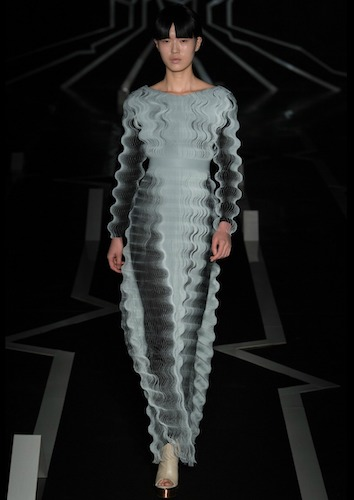
#> input picture data/images/dress_1.jpg, 354 x 500 px
$ python -i silhouette.py   (imports and definitions only)
#> lines starting #> are read from the running program, lines starting #| are printed output that depends on the picture; after the words box and inside, x2 and y2 are one past the last pixel; in counts of white or black regions, pixels touching at a corner belong together
#> further down, picture is the input picture: shape (500, 354, 3); mean B, G, R 30.8, 31.4, 30.3
import os
import cv2
import numpy as np
import matplotlib.pyplot as plt
import scipy.ndimage

def edge_detect(img,threshold_ratio=0.3):
	'''
	For our edge detection algorithm, we will be using canny edge detection, coupled with Otsu's algorithm to determine proper
	threshold values for the cv2 canny edge detection.
	'''
#> called with threshold_ratio = 0.3

	gray_image = cv2.cvtColor(img, cv2.COLOR_BGR2GRAY)
	blurred_gray = cv2.GaussianBlur(gray_image,(5,5),0)
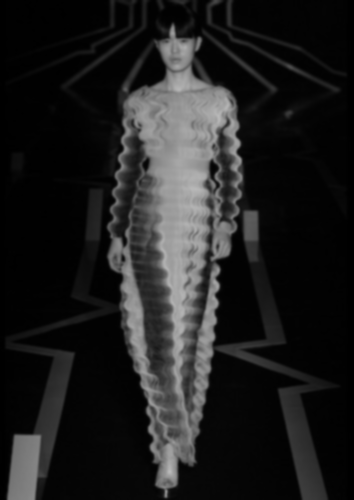
#> blurred_gray: shape (500, 354); min 0, max 186, mean 31
	ret,th = cv2.threshold(blurred_gray,0,255,cv2.THRESH_BINARY+cv2.THRESH_OTSU)
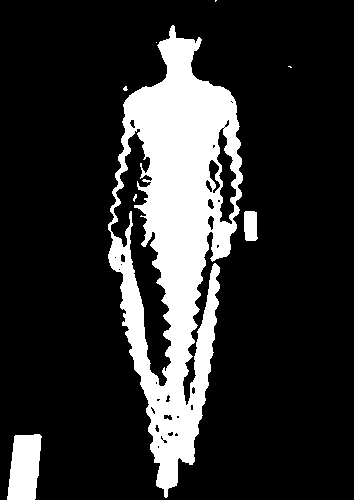
#> th: shape (500, 354); 18.1% white; 8 white regions (5 under 20 px), largest, box (x1, y1, x2, y2) and area: (108, 25, 243, 498) 29861, (7, 434, 42, 500) 1828, (244, 211, 258, 241) 378
#> ret = 68
	lower = int(max(0 ,(1-threshold_ratio)*ret))
#> lower = 47
	upper = int(min(255,(1+threshold_ratio)*ret))
#> upper = 88

	blurred_img = cv2.GaussianBlur(img,(5,5),0)
	edges = cv2.Canny(img,lower,upper)
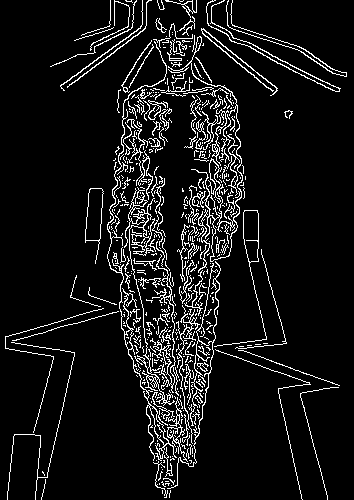
#> edges: shape (500, 354); 8.3% white in thin lines or dots

	# cv2.imshow("canny_edges", edges)
	# cv2.waitKey(200)
	return edges

def create_clothing_mask(img):
	'''
	To generate the clothing mask, we will first seperate background and foreground from the image using canny edge detection.
	Following that, we will use the grabcut algorithm to further isolate the foreground figure.
	From there, we can potentially go through iterations of edge detection and graph cut in order to seperate the foreground figure
	into distinctions between human and clothing.

	'''


	### Edge Detection
	edges = edge_detect(img)
	bool_edges = np.array(edges,dtype=bool)
#> bool_edges: shape (500, 354) bool; 8.3% white in thin lines or dots
	struct = scipy.ndimage.generate_binary_structure(2, 2) #include diagonals in binary structure for binary closing morphology

	initial_mask = scipy.ndimage.binary_closing((bool_edges),struct,iterations=30) #fill all holes best you can
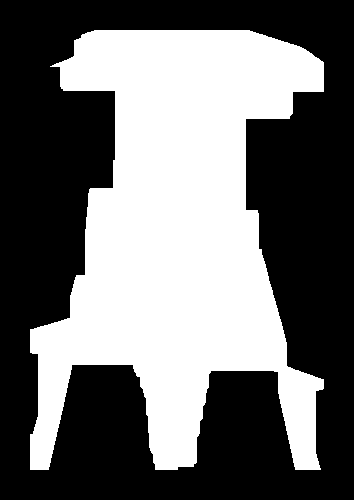
#> initial_mask: shape (500, 354) bool; 43.1% white; 1 white region, box (x1, y1, x2, y2) and area: (30, 30, 324, 470) 76294
	initial_mask = scipy.ndimage.binary_erosion((initial_mask),struct,iterations=2).astype(np.uint8)
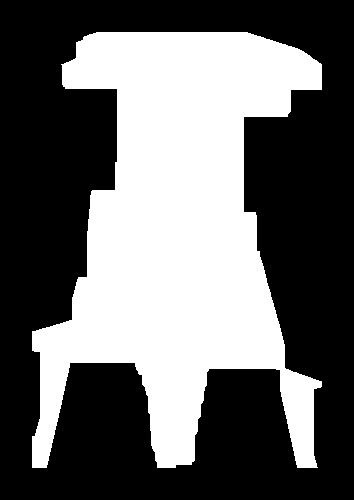
#> initial_mask: shape (500, 354); values 0 (black) and 1 (white), 40.6% white; 1 white region, box (x1, y1, x2, y2) and area: (32, 32, 322, 468) 71948
	initial_mask[initial_mask==0] = 2
	initial_mask[initial_mask==1] = 3 #Marking all initial mask pixels as possible foreground for grabcut
	bgdModel = np.zeros((1,65),np.float64)
	fgdModel = np.zeros((1,65),np.float64)


	mask, bgdModel, fgdModel = cv2.grabCut(img,initial_mask,None,bgdModel,fgdModel,25,cv2.GC_INIT_WITH_MASK)
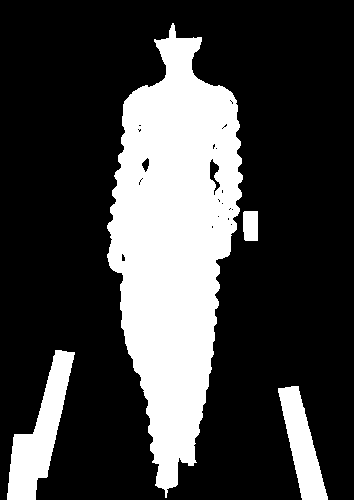
#> mask: shape (500, 354); values 2 (black) and 3 (white), 25.7% white; 4 white regions, box (x1, y1, x2, y2) and area: (107, 23, 243, 498) 38166, (7, 350, 75, 500) 4217, (278, 386, 328, 500) 2677, (243, 211, 258, 241) 439
	#Change all possible-tagged values to respective foreground or background
	mask = np.where((mask==2)|(mask==0),0,1).astype('uint8')
	# print(set((mask.flatten()).tolist()))
	# cv2.imshow("binary", img*mask[:,:,np.newaxis])
	# cv2.waitKey(200)
	'''
	NOTE: This currently only returns the initial mask of the entire model. We still need to remove the human features itself.
	'''

	return mask

>>> import cv2
>>> picture = cv2.imread('../data/images/dress_1.jpg')
>>> result = create_clothing_mask(picture)

$ run again, on data/images/dress_3.jpg
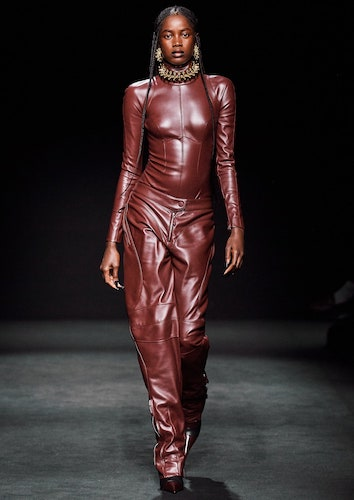
#> input picture data/images/dress_3.jpg, 354 x 500 px
#> picture is the input picture: shape (500, 354, 3); mean B, G, R 36.8, 36.2, 46.3
#> in edge_detect, `ret,th = cv2.threshold(blurred_gray,0,255,cv2.THRESH_BINARY+cv2.THRESH..`:
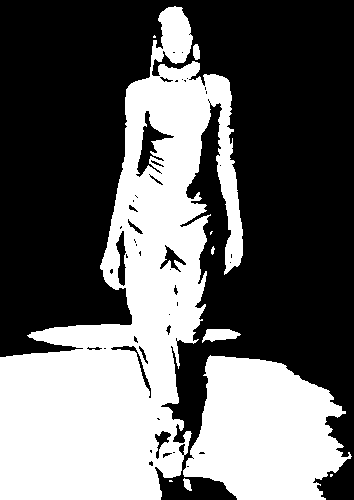
#> th: shape (500, 354); 40.1% white; 10 white regions (4 under 20 px), largest, box (x1, y1, x2, y2) and area: (0, 6, 243, 500) 53252, (183, 355, 352, 500) 17163, (202, 329, 241, 343) 351, (193, 44, 200, 60) 93, (183, 478, 192, 491) 72, (211, 246, 215, 255) 23
#> ret = 46
#> lower = 32
#> upper = 59
#> edges: shape (500, 354); 10.7% white in thin lines or dots
#> bool_edges: shape (500, 354) bool; 10.7% white in thin lines or dots
#> in create_clothing_mask, `mask, bgdModel, fgdModel = cv2.grabCut(img,initial_mask,None,bgdModel,..`:
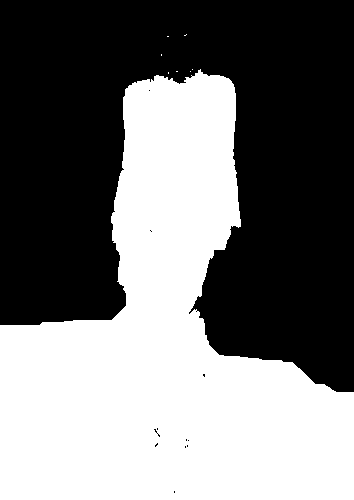
#> mask: shape (500, 354); values 2 (black) and 3 (white), 46.3% white; 8 white regions (7 under 20 px), largest, box (x1, y1, x2, y2) and area: (0, 69, 354, 500) 81980
